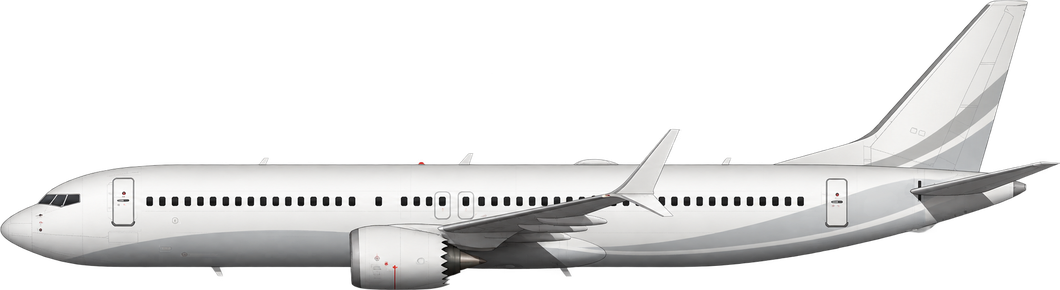
#> input picture assets/aircraft/ANY_737MAX.png, 1060 x 290 px
$ python -i resize_artwork.py   (imports and definitions only)
#> lines starting #> are read from the running program, lines starting #| are printed output that depends on the picture; after the words box and inside, x2 and y2 are one past the last pixel; in counts of white or black regions, pixels touching at a corner belong together
"""Trim and pre-size artwork to the poster's aircraft box, so the Pi never scales a big PNG.

Every image is trimmed to its visible pixels and scaled to the largest size that fits
``theme.AIRCRAFT_BOX`` — exactly what ``render.aircraft.fit`` does at render time, done once
here instead. The renderer then uses the file as-is: no resample, no multi-megabyte RGBA
buffer held in its cache.

Run it over the whole library, or over the files from a new batch:

    python scripts/resize_artwork.py --dry-run
    python scripts/resize_artwork.py
    python scripts/resize_artwork.py assets/aircraft/delta_A21N.png

Images are rewritten in place. The originals stay in git history, which is the place to go if
the poster layout ever grows and they need to be re-derived.
"""

from __future__ import annotations

import argparse
import io
import sys
from pathlib import Path

from PIL import Image

sys.path.insert(0, str(Path(__file__).resolve().parents[1] / "src"))

from airframe.paths import ASSETS_DIR  # noqa: E402
from airframe.render.aircraft import ALPHA_THRESHOLD  # noqa: E402
from airframe.render.theme import AIRCRAFT_BOX  # noqa: E402

LEFT, TOP, RIGHT, BOTTOM = AIRCRAFT_BOX
BOX = (RIGHT - LEFT, BOTTOM - TOP)


def resized(path: Path) -> Image.Image | None:
    """The trimmed, box-fitted image, or None when the file is already exactly that."""
#> called with path = '../assets/aircraft/ANY_737MAX.png'
    image = Image.open(path).convert("RGBA")
#> image is the input picture: PIL image 1060x290 RGBA; mean R, G, B, A 69.4, 69.2, 69, 91
    mask = image.getchannel("A").point(lambda a: 255 if a > ALPHA_THRESHOLD else 0)
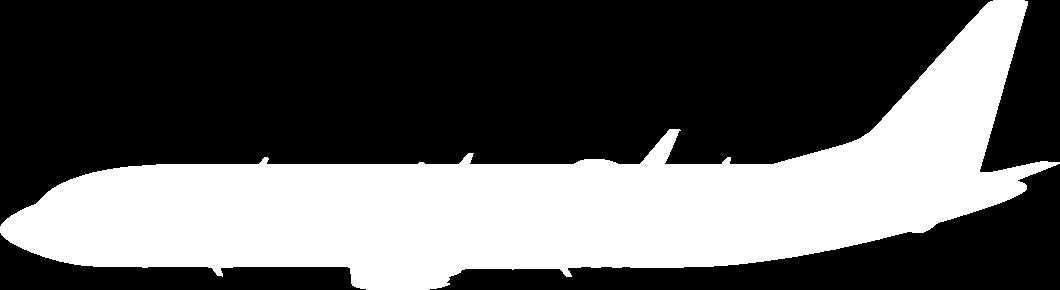
#> mask: PIL image 1060x290 L; 36.4% white; 1 white region, box (x1, y1, x2, y2) and area: (0, 0, 1060, 290) 111975
    bbox = mask.getbbox()
#> bbox = (0, 0, 1060, 290)
    if bbox:
        image = image.crop(bbox)
    scale = min(BOX[0] / image.width, BOX[1] / image.height)
#> scale = 1
    size = (max(1, round(image.width * scale)), max(1, round(image.height * scale)))
#> size = (1060, 290)
    if size == image.size and bbox == (0, 0, *image.size):
        return None
    return image.resize(size, Image.Resampling.LANCZOS)


def main(argv: list[str] | None = None) -> int:
    parser = argparse.ArgumentParser(description=__doc__.split("\n\n")[0])
    parser.add_argument(
        "paths", nargs="*", type=Path, help="PNGs to process (default: all of assets/aircraft)"
    )
    parser.add_argument("--dry-run", action="store_true", help="report without writing")
    args = parser.parse_args(argv)

    paths = args.paths or sorted((ASSETS_DIR / "aircraft").glob("*.png"))
    before = after = 0
    changed = 0
    for path in paths:
        was = path.stat().st_size
        image = resized(path)
        if image is None:
            before += was
            after += was
            print(f"  ok       {path.name}")
            continue
        if args.dry_run:
            buffer = io.BytesIO()
            image.save(buffer, "PNG", optimize=True)
            now = buffer.tell()
        else:
            image.save(path, "PNG", optimize=True)
            now = path.stat().st_size
        before += was
        after += now
        changed += 1
        print(f"  resized  {path.name}  {was / 1024:.0f} KB -> {now / 1024:.0f} KB  {image.size}")

    verb = "would shrink" if args.dry_run else "shrank"
    print(
        f"\n{changed}/{len(paths)} images {verb} the library "
        f"{before / 1e6:.1f} MB -> {after / 1e6:.1f} MB (box {BOX[0]}x{BOX[1]})"
    )
    return 0


# [2 lines not run here, left out]

>>> result = resized('../assets/aircraft/ANY_737MAX.png')

$ run again, on assets/aircraft/ANY_777-FAM.png
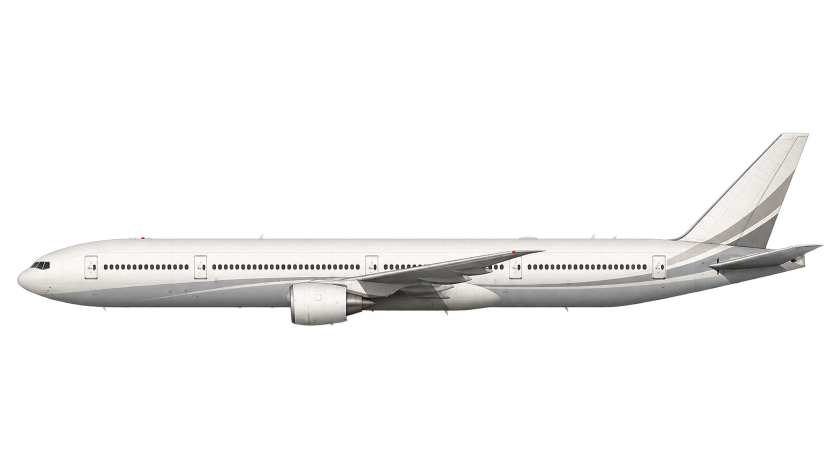
#> input picture assets/aircraft/ANY_777-FAM.png, 1672 x 941 px (shown at 1/2 size)
#> in resized, image is the input picture: PIL image 1672x941 RGBA; mean R, G, B, A 28.3, 27.9, 27.5, 36
#> in resized, `mask = image.getchannel("A").point(lambda a: 255 if a > ALPHA_THRESHOL..`:
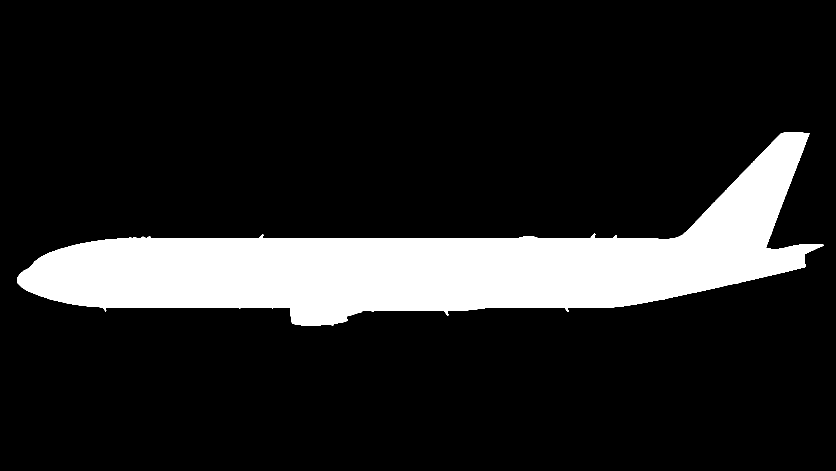
#> mask: PIL image 1672x941 L (shown at 1/2 size); 14.4% white; 1 white region, box (x1, y1, x2, y2) and area: (34, 265, 1647, 652) 226604
#> bbox = (34, 265, 1647, 652)
#> image: PIL image 1613x387 RGBA
#> in resized, `return image.resize(size, Image.Resampling.LANCZOS)`:
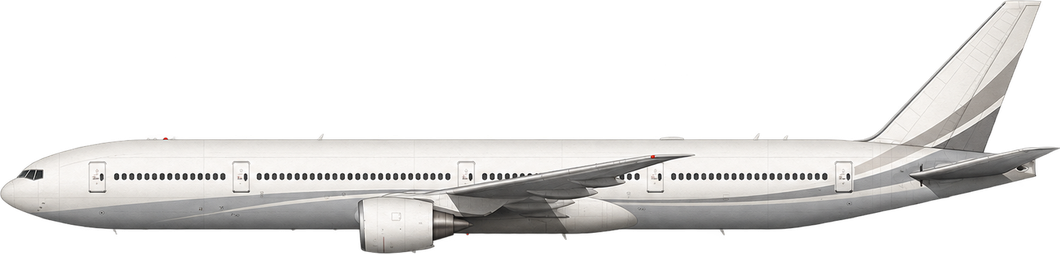
#> returned value: PIL image 1060x254 RGBA; mean R, G, B, A 70.6, 69.6, 68.5, 90.8; transparent parts drawn white

$ run again, on assets/aircraft/ANY_A220-FAM.png
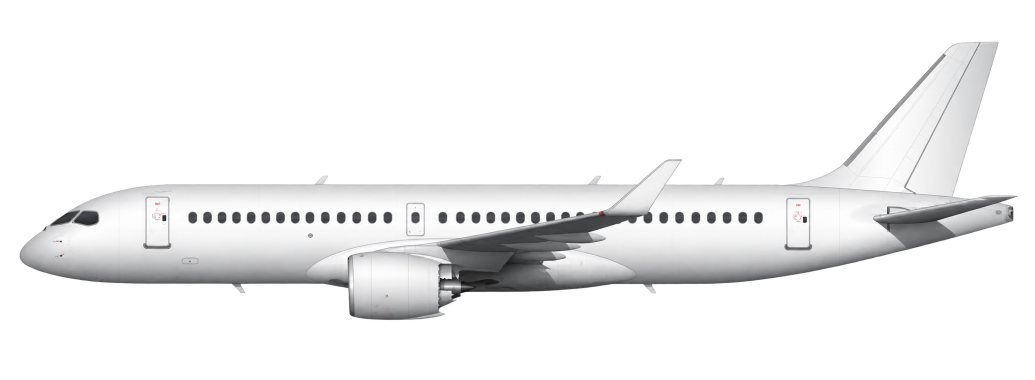
#> input picture assets/aircraft/ANY_A220-FAM.png, 2069 x 760 px (shown at 1/2 size)
#> in resized, image is the input picture: PIL image 2069x760 RGBA; mean R, G, B, A 54.1, 54.1, 54.4, 67.1
#> in resized, `mask = image.getchannel("A").point(lambda a: 255 if a > ALPHA_THRESHOL..`:
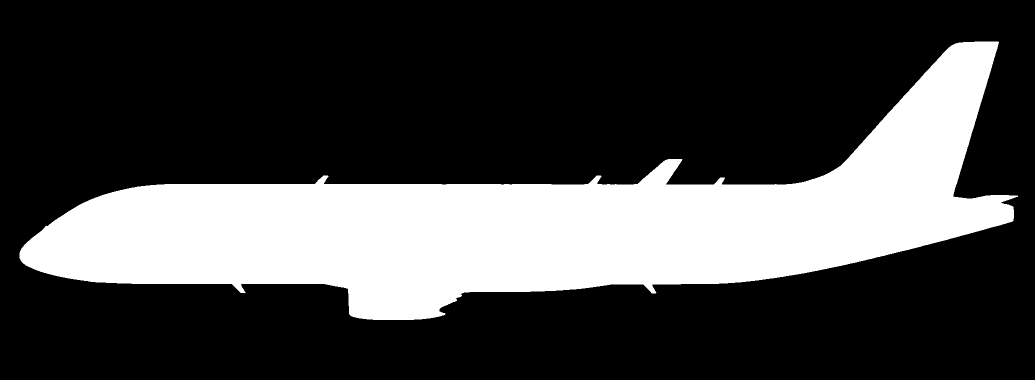
#> mask: PIL image 2069x760 L (shown at 1/2 size); 26.8% white; 1 white region, box (x1, y1, x2, y2) and area: (39, 83, 2036, 640) 421583
#> bbox = (39, 83, 2036, 640)
#> image: PIL image 1997x557 RGBA
#> in resized, `return image.resize(size, Image.Resampling.LANCZOS)`:
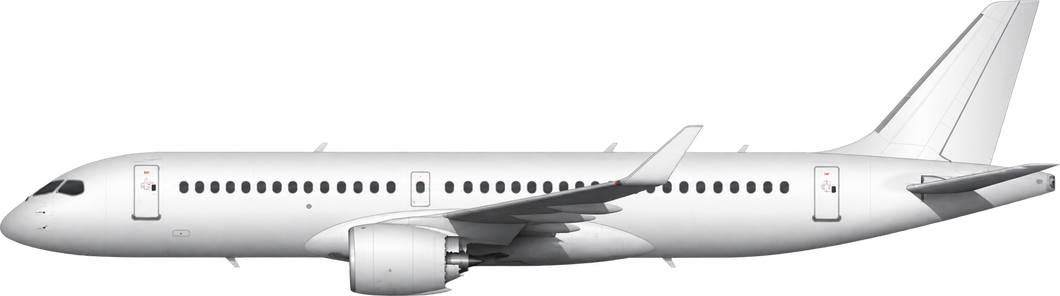
#> returned value: PIL image 1060x296 RGBA; mean R, G, B, A 76.4, 76.4, 76.8, 94.9; transparent parts drawn white
